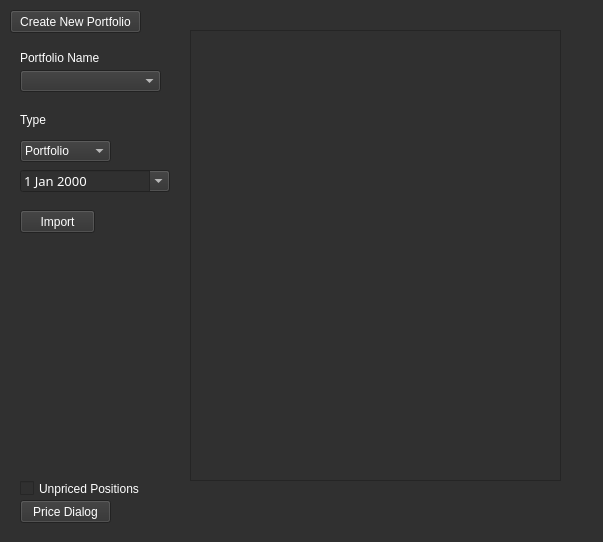
<?xml version="1.0" encoding="UTF-8"?>
<ui version="4.0">
 <class>Form</class>
 <widget class="QWidget" name="Form">
  <property name="geometry">
   <rect>
    <x>0</x>
    <y>0</y>
    <width>603</width>
    <height>542</height>
   </rect>
  </property>
  <property name="windowTitle">
   <string>Form</string>
  </property>
  <property name="styleSheet">
   <string notr="true">background-color: rgb(48, 48, 48);
font: 10pt &quot;Bloomberg Prop Unicode N&quot;;
color: rgb(255, 255, 255);
</string>
  </property>
  <widget class="QLabel" name="label">
   <property name="geometry">
    <rect>
     <x>20</x>
     <y>50</y>
     <width>101</width>
     <height>16</height>
    </rect>
   </property>
   <property name="text">
    <string>Portfolio Name</string>
   </property>
  </widget>
  <widget class="QComboBox" name="comboBoxPortfolio">
   <property name="geometry">
    <rect>
     <x>20</x>
     <y>70</y>
     <width>141</width>
     <height>22</height>
    </rect>
   </property>
  </widget>
  <widget class="QPushButton" name="pushButtonCreate">
   <property name="geometry">
    <rect>
     <x>10</x>
     <y>10</y>
     <width>131</width>
     <height>23</height>
    </rect>
   </property>
   <property name="text">
    <string>Create New Portfolio</string>
   </property>
  </widget>
  <widget class="QPlainTextEdit" name="textEditPositions">
   <property name="geometry">
    <rect>
     <x>190</x>
     <y>30</y>
     <width>371</width>
     <height>451</height>
    </rect>
   </property>
   <property name="font">
    <font>
     <family>Bloomberg Prop Unicode N</family>
     <pointsize>10</pointsize>
    </font>
   </property>
   <property name="styleSheet">
    <string notr="true">color: rgb(255, 255, 255);</string>
   </property>
  </widget>
  <widget class="QComboBox" name="comboBoxPortfolioType">
   <property name="geometry">
    <rect>
     <x>20</x>
     <y>140</y>
     <width>91</width>
     <height>22</height>
    </rect>
   </property>
   <item>
    <property name="text">
     <string>Portfolio</string>
    </property>
   </item>
   <item>
    <property name="text">
     <string>Benchmark</string>
    </property>
   </item>
  </widget>
  <widget class="QLabel" name="label_2">
   <property name="geometry">
    <rect>
     <x>20</x>
     <y>110</y>
     <width>46</width>
     <height>20</height>
    </rect>
   </property>
   <property name="text">
    <string>Type</string>
   </property>
  </widget>
  <widget class="QDateEdit" name="dateEdit">
   <property name="geometry">
    <rect>
     <x>20</x>
     <y>170</y>
     <width>150</width>
     <height>22</height>
    </rect>
   </property>
   <property name="font">
    <font>
     <family>Bloomberg Prop Unicode N</family>
     <pointsize>10</pointsize>
    </font>
   </property>
   <property name="styleSheet">
    <string notr="true">color: rgb(255, 255, 255);</string>
   </property>
   <property name="calendarPopup">
    <bool>true</bool>
   </property>
  </widget>
  <widget class="QPushButton" name="pushButtonImport">
   <property name="geometry">
    <rect>
     <x>20</x>
     <y>210</y>
     <width>75</width>
     <height>23</height>
    </rect>
   </property>
   <property name="text">
    <string>Import</string>
   </property>
  </widget>
  <widget class="QPushButton" name="pushButtonPrice">
   <property name="geometry">
    <rect>
     <x>20</x>
     <y>500</y>
     <width>91</width>
     <height>23</height>
    </rect>
   </property>
   <property name="text">
    <string>Price Dialog</string>
   </property>
  </widget>
  <widget class="QCheckBox" name="checkBoxUnpricedPositions">
   <property name="enabled">
    <bool>false</bool>
   </property>
   <property name="geometry">
    <rect>
     <x>20</x>
     <y>480</y>
     <width>141</width>
     <height>17</height>
    </rect>
   </property>
   <property name="text">
    <string>Unpriced Positions</string>
   </property>
   <property name="checkable">
    <bool>true</bool>
   </property>
  </widget>
 </widget>
 <resources/>
 <connections/>
</ui>
